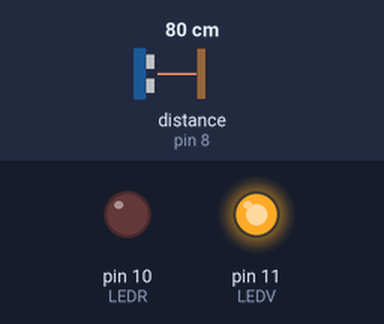
Recording of a sketch running on a simulated Arduino Uno, built with avr-gcc and run on an emulated ATmega328P. Shown: output pins drawn as LEDs (lit = HIGH). Wiring (inferred from the names in the program): ultrasonic range finder: trigger pin 7; echo pin 8. The test bench sets the inputs (shaded band); at power-on: distance to the obstacle (sensor on pin 8) 80 cm. The echo pulse lasts 58.3 µs per cm; pins used as bus, display or sensor lines are not drawn.

Above: at 1.2 s.
1.3 s: distance to the obstacle (sensor on pin 8) set to 23 cm
2.8 s: distance to the obstacle (sensor on pin 8) set to 18 cm
At 3.6 s:
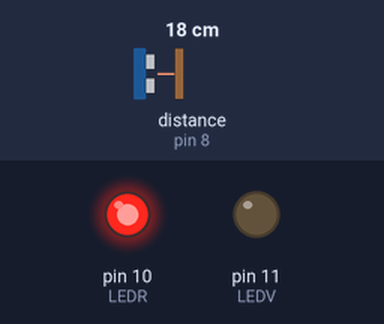
4.3 s: distance to the obstacle (sensor on pin 8) set to 35 cm
At 4.7 s:
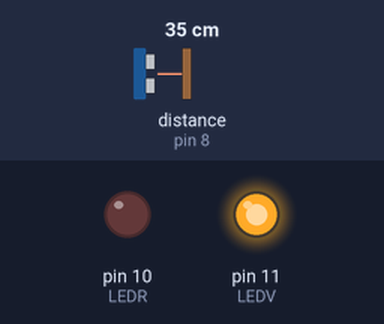
5.8 s: distance to the obstacle (sensor on pin 8) set to 2 cm
At 7.1 s:
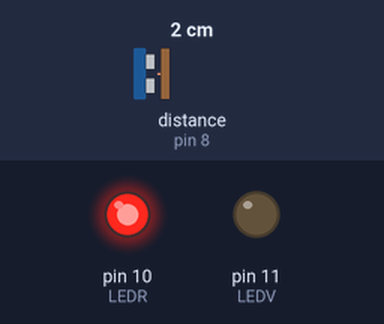
Timing chart, 0 to 8.3 s (numbered marks = the images above; inputs shaded):
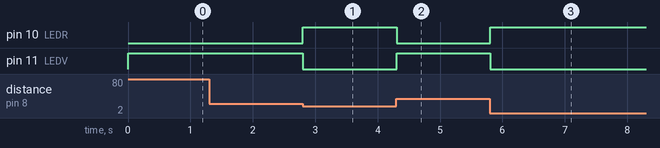

The sketch:

ultra_sonic_sensorand_LED.ino
```cpp
int trigPin = 7;  //Define the pins that you will work with
int echoPin = 8;
int LEDR = 10;
int LEDV = 11;
float Speed = 0.0343;  // Sound speed at cm/us
long duration, distance;

void setup() {
  pinMode(trigPin, OUTPUT);  //Define digital pin 7 as an output

   pinMode(echoPin, INPUT);   //Define digital pin 8 as an input

   pinMode(LEDR, OUTPUT);   //Define digital pin 10 as an output

   pinMode(LEDV, OUTPUT);   //Define digital pin 11 as an output

   digitalWrite (LEDR , LOW);  // Define digital pin 10 in a low status

   digitalWrite (LEDV , LOW);  //Define digital pin 11 in a low status
}

void loop() {
  digitalWrite(trigPin, LOW);        // Make sure that the TRIG is deactivated

   delayMicroseconds(2);              // Make sure that the TRIG is in LOW

   digitalWrite(trigPin, HIGH);       // Activate the output pulse
   delayMicroseconds(10);             // Wait for 10µs, the pulse remains active during this time

   digitalWrite(trigPin, LOW);        //Stop the pulse and wait for ECHO

   duration = pulseIn(echoPin, HIGH) ; // pulseIn measures the time since the defined pin (echoPin) changes its status from low to high (from 0 to 1)

   distance = Speed* duration / 2;   //Divide by 2 because we want to have only the “go” time, not the “go and back” time
                                       // and divide by 29,1 because 1 is divided by the sound speed (1/SpeedSound) at cm/us

   if ( distance < 20){
       digitalWrite (LEDR , HIGH);     //If the sensor detects a distances less than 20 cm the red LED turns on

       digitalWrite (LEDV , LOW);      //and turns off the green LED

}
  else if (distance>20) {
         digitalWrite (LEDR , LOW);    // turn off the red LED
         digitalWrite (LEDV , HIGH);   //turn on the green LED }
}
}
```

Measured:
- the behaviour switches between 21 and 20 cm on distance to the obstacle (sensor on pin 8) (found by bisection; images 0 and 1)
- after the input at 1.3 s, every drawn part: stays the same
- after the input at 2.8 s, pin 10 (LEDR): LOW → HIGH at once; pin 11 (LEDV): HIGH → LOW at once
- after the input at 4.3 s, pin 10 (LEDR): HIGH → LOW at once; pin 11 (LEDV): LOW → HIGH at once
- after the input at 5.8 s, pin 10 (LEDR): LOW → HIGH at once; pin 11 (LEDV): HIGH → LOW at once
